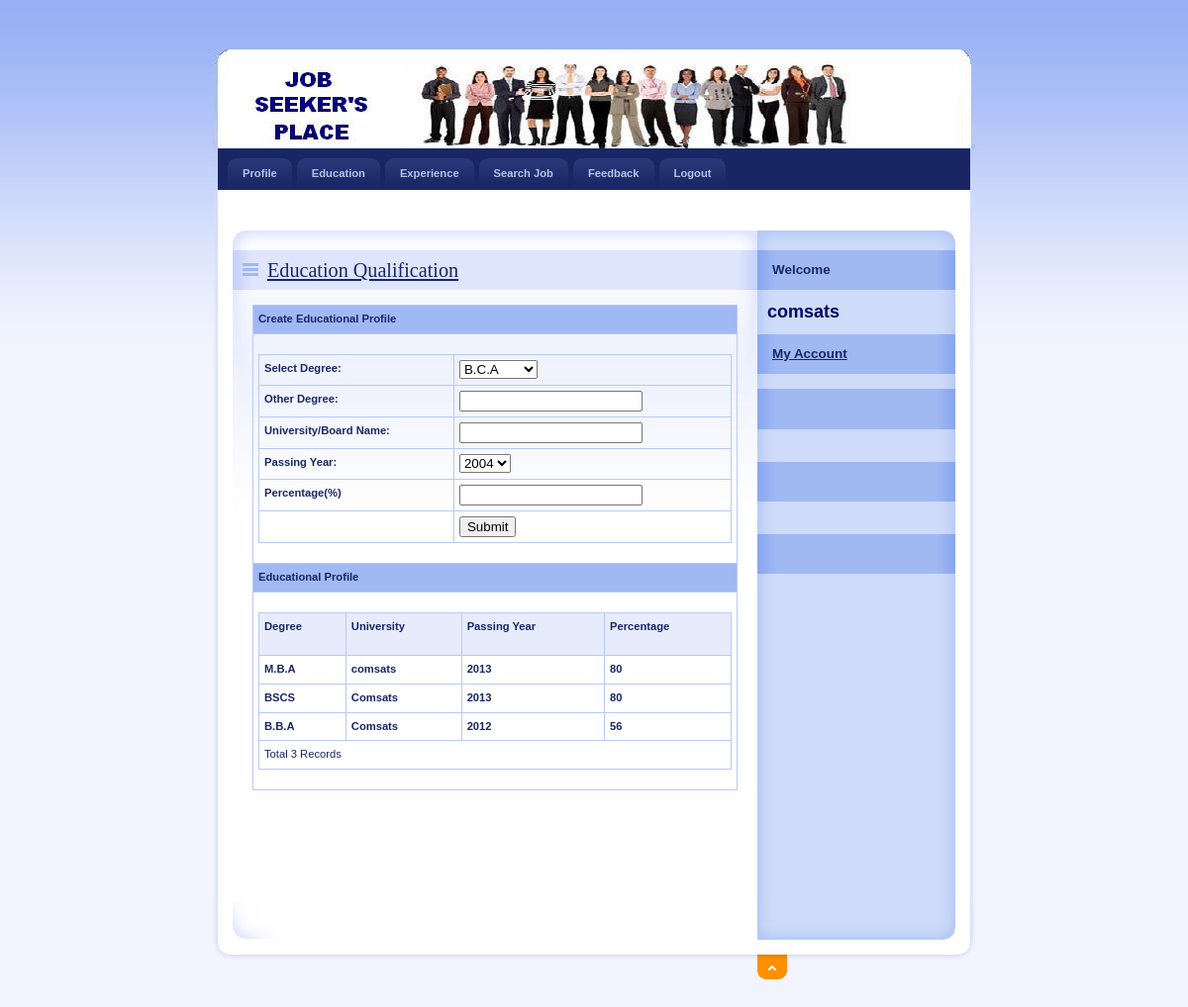
Screenshot of /JobSeeker/Education.php (signed in) with the database file from the repository.
### tables this page shows
CREATE TABLE `jobseeker_education` (
  `EduId` int(11) NOT NULL,
  `JobSeekId` int(11) NOT NULL,
  `Degree` varchar(20) NOT NULL,
  `University` varchar(100) NOT NULL,
  `PassingYear` mediumint(9) NOT NULL,
  `Percentage` float NOT NULL
);

### JobSeeker/Education.php (the view, shortened to what this page needs)
<!DOCTYPE html PUBLIC "-//W3C//DTD XHTML 1.0 Strict//EN" "http://www.w3.org/TR/xhtml1/DTD/xhtml1-strict.dtd">
<html xmlns="http://www.w3.org/1999/xhtml" xml:lang="cs" lang="cs">
<head>
    <link rel="stylesheet" media="screen,projection" type="text/css" href="./css/main.css" />
    <link rel="stylesheet" media="print" type="text/css" href="./css/print.css" />
    <link rel="stylesheet" media="aural" type="text/css" href="./css/aural.css" />
    <link href="../SpryAssets/SpryValidationTextField.css" rel="stylesheet" type="text/css" />
</head>
<body id="www-url-cz">
<div id="main" class="box">
<?php
include "Header.php"
?>
<?php
include "menu.php"
?>
    <div id="page" class="box">
    <div id="page-in" class="box">
        <div id="strip" class="box noprint">
            <p id="breadcrumbs">&nbsp;</p>
        </div>
        <div id="content">
            <div class="article">
                <h2><span><a href="#">Education Qualification </a></span></h2>
              <table width="100%" border="1" cellspacing="2" cellpadding="2">
                  <tr>
                    <td bgcolor="#A0B9F3"><strong>Create Educational Profile</strong></td>
                  </tr>
                  <tr>
                    <td><form id="form1" method="post" action="InsertEdu.php">
                      <table width="100%" border="0" cellspacing="0" cellpadding="0">
                        <tr>
                          <td><strong>Select Degree:</strong></td>
                          <td>
                          <select name="cmbQual" id="cmbQual">
                          <option value="B.C.A">B.C.A</option>
                          </select>                          </td>
                        </tr>
                        <tr>
                          <td><strong>Other Degree:</strong></td>
                          <td><label>
                            <input type="text" name="txtOther" id="txtOther" />
                          </label></td>
                        </tr>
                        <tr>
                          <td><strong>University/Board Name:</strong></td>
                          <td><span id="sprytextfield1">
                            <label>
                            <input type="text" name="txtBoard" id="txtBoard" />
                            </label>
                          <span class="textfieldRequiredMsg">A value is required.</span></span></td>
                        </tr>
                        <tr>
                          <td><strong>Passing Year:</strong></td>
                          <td><label>
                            <select name="cmbYear" id="cmbYear">
                              <option>2004</option>
                            </select>
                          </label></td>
                        </tr>
                        <tr>
                          <td><strong>Percentage(%)</strong></td>
                          <td><span id="sprytextfield2">
                            <label>
                            <input type="text" name="txtPer" id="txtPer" />
                            </label>
                          <span class="textfieldRequiredMsg">A value is required.</span></span></td>
                        </tr>
                        <tr>
                          <td>&nbsp;</td>
                          <td><label>
                            <input type="submit" name="button" id="button" value="Submit" />
                          </label></td>
                        </tr>
                      </table>
                                        </form>
                    </td>
                  </tr>
                  <tr>
                    <td bgcolor="#A0B9F3"><strong>Educational Profile</strong></td>
                  </tr>
                  <tr>
                    <td><table width="100%" border="1" cellpadding="1" cellspacing="2" bordercolor="#006699" >
                      <tr>
                        <th height="32" bgcolor="#006699" class="style3"><div align="left" class="style9 style5 style2"><strong>Degree</strong></div></th>
                        <th bgcolor="#006699" class="style3"><div align="left" class="style9 style5 style2"><strong>University</strong></div></th>
                        <th bgcolor="#006699" class="style3"><div align="left" class="style9 style5 style2"><strong>Passing Year</strong></div></th>
                         <th bgcolor="#006699" class="style3"><div align="left" class="style9 style5 style2"><strong>Percentage</strong></div></th>
                      </tr>
                      <?php
					  $ID=$_SESSION['ID'];
$con = mysqli_connect("localhost","root", "");
mysqli_select_db($con,"job");
$sql = "select * from JobSeeker_Education where JobSeekId='".$ID."'";
$result = mysqli_query($con,$sql);
while($row = mysqli_fetch_array($result))
{
$Degree=$row['Degree'];
$Univ=$row['University'];
$Passing=$row['PassingYear'];
$Per=$row['Percentage'];
?>
                      <tr>
                        <td class="style3"><div align="left" class="style9 style5"><strong><?php echo $Degree;?></strong></div></td>
                        <td class="style3"><div align="left" class="style9 style5"><strong><?php echo $Univ;?></strong></div></td>
                        <td class="style3"><div align="left" class="style9 style5"><strong><?php echo $Passing;?></strong></div></td>
                         <td class="style3"><div align="left" class="style9 style5"><strong><?php echo $Per;?></strong></div></td>
                      </tr>
                      <?php
}
$records = mysqli_num_rows($result);
?>
                      <tr>
                        <td colspan="4" class="style3"><div align="left" class="style12"><?php echo "Total ".$records." Records"; ?> </div></td>
                      </tr>
                    </table></td>
                  </tr>
                </table>
                <p>&nbsp;</p>
                <p class="btn-more box noprint">&nbsp;</p>
          </div>
        </div>
<?php
include "right.php"
?>
    </div>
    </div>
<?php
include "footer.php"
?>
</div>
</body>
</html>

### JobSeeker/css/main.css (style rules this page uses)
* { min-height:1px; }
body { border:0; margin:0; padding:0; background:#F2F5FE url("../design/bg.gif") 0 0 repeat-x; font:70%/160% "verdana",sans-serif; color:#192666; _text-align:center; }
a { color:#192666; }
p { border:0; margin:15px 0; padding:0; }
div { display:block; border:0; margin:0; padding:0; }
h1, h2, h3, h4, h5 { border:0; margin:15px 0 10px 0; padding:0; font-weight:bold; }
h2 { font-size:180%; line-height:100%; font-family:"georgia",serif; font-weight:normal; }
table { display:table; border-collapse:collapse; margin:15px 0; padding:0; border:1px solid #B7CAF6; font-size:100%; }
tr { display:table-row; }
th, td { display: table-cell; border:1px solid #B7CAF6; margin:0; padding:5px; vertical-align:top; text-align:left; }
th { background:#E7ECFD; text-align:center; color:#192666; font-weight:bold; }
form { border:0; margin:0; padding:0; }
a, img, span { border:0; margin:0; padding:0; }
strong, .strong { font-weight:bold; }
.box { min-height:1px; _height:1px; }
.box:after { content:"."; display:block; line-height:0px; font-size:0px; visibility:hidden; clear:both; }
#main { width:770px; margin:50px auto 0 auto; _text-align:left; }
#page { width:770px; min-height:1px; background:#FFF url("../design/bg_page.gif") 0 0 repeat-y; _height:1px; }
#page-in { min-height:1px; padding:10px 0; background:url("../design/bg_page_in.jpg") 0 0 no-repeat; _height:1px; }
#strip { position:relative; clear:both; padding:3px 20px 10px 20px; color:#6182D1; }
#strip p { margin:0; }
#strip #breadcrumbs { width:520px; margin:0; padding:0; }
#content { float:left; width:530px; _width:550px; margin:0; padding:0 0 0 20px; }
#content .article { margin:0; padding:20px; background:url("../design/content_article_bg.jpg") 0 0 no-repeat; }
#content .article h2 { margin:0 -20px; padding:10px; background:#DEE5FD url("../design/content_title_bg.gif") 0 0 repeat-y; color:#192666; }
#content .article h2 span { background:url("../design/ico_list.gif") 0 50% no-repeat; padding-left:25px; }
#content .article p { text-align:justify; }
#content .btn-more { margin:0 0 15px 0; padding:0; border:0; position:relative; }

### JobSeeker/css/print.css (style rules this page uses)
body { border:0; margin:0; padding:0; font-size:12pt }
a { color:#000; text-decoration:none; }
h1, h2, h3 { page-break-after:avoid; page-break-inside:avoid; }
table { border-collapse: collapse; border-width:1px; border-style:solid; }
th, td { display:table-cell; border-width:1px; border-style:solid; }
.noprint { display:none; }

### JobSeeker/css/aural.css (style rules this page uses)
body { voice-family:paul,male; volume:loud; speech-rate:slow; richness:90; stress:20; }
h1, h2, h3, h4, h5 { cue-before:url("ping.au"); }
p, table { pause:50ms; }
strong { pitch:medium; pitch-range:60; stress:90; richness:90; }

### rows the page displays
jobseeker_education: Degree "M.B.A", University "comsats", PassingYear "2013", Percentage "80"
jobseeker_education: Degree "BSCS", University "Comsats", PassingYear "2013", Percentage "80"
jobseeker_education: Degree "B.B.A", University "Comsats", PassingYear "2012", Percentage "56"

### other values shown
$records "3"
$_SESSION['Name'] "comsats"
